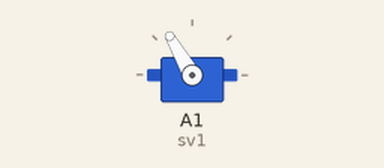
Bench run of a sketch on a simulated Arduino Uno, built with avr-gcc and run on an emulated ATmega328P. Shown: servo.

Above: at 0.05 s.
Timing chart, 0 to 4.6 s (numbered marks = the images above):
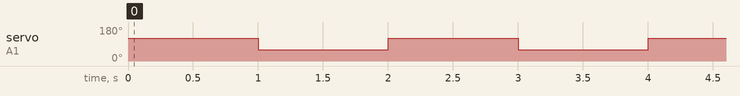

The sketch:

servor_co_bn_oanh_vu.ino
```cpp
#include <Servo.h>
Servo sv1;
int s1 = 90; // lưu goc sv1
void setup()
{
  sv1.attach(A1);// sorvo1 nối vs chân A1.analog hay digital đều oke
  // sorvo quay ngay về goc 90
}               //khi lắp thì vị trí chờ của cơ cấu phải ứng vs 90

void loop()
{
  sv1.write(120);// goc muốn quayy đến .nó chỉ quay 1 lần như vâykj
  delay(1000);
  sv1.write(60);
  delay(1000);
}
```

Measured:
- by itself, servo on A1 (sv1): alternates 120° for 1.0 s and 60° for 1.0 s
